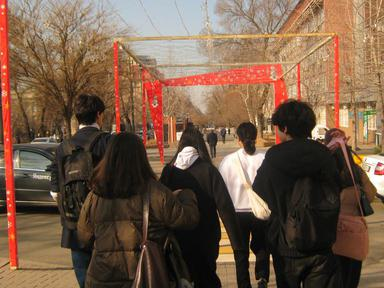
#> input picture Lab_7/images/image3.jpg, 384 x 288 px, found by its file name
$ python 1.py
#> lines starting #> are read from the running program, lines starting #| are printed output that depends on the picture
from PIL import Image

# Открываем изображение
image = Image.open("Lab_7\images\image3.jpg")
#> image is the input picture: PIL image 384x288 RGB; mean R, G, B 117, 91.2, 71.6

# Уменьшаем до 50% от оригинального размера
new_size = (image.width // 2, image.height // 2)
#> new_size = (192, 144)
resized_image = image.resize(new_size, Image.LANCZOS)
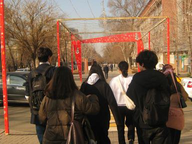
#> resized_image: PIL image 192x144 RGB; mean R, G, B 117, 91.2, 71.6

# Сохраняем уменьшенное изображение
resized_image.save("Lab_7\images\image3.jpg")
